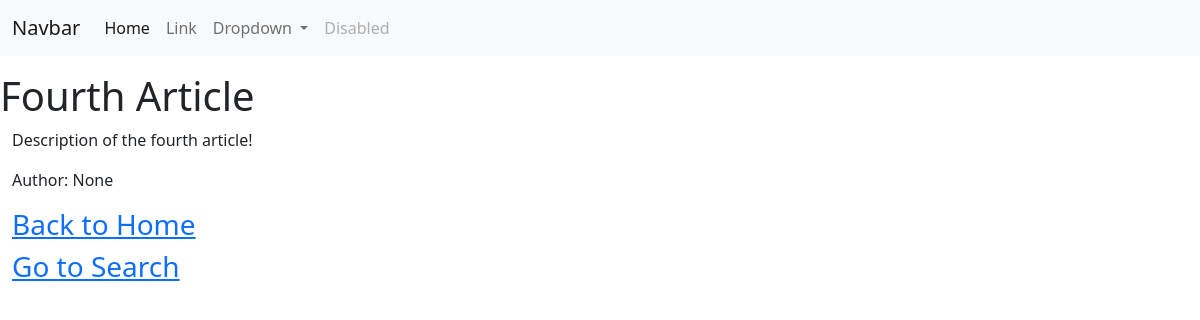
/articles/fourth-article/, run on the app's committed database.
### articles/models.py (models this page shows, shortened)
class Article(models.Model):
    user = models.ForeignKey(User, blank=True, null=True, on_delete=models.SET_NULL)
    title = models.CharField(max_length = 100)
    slug = models.SlugField(unique=True,blank=True, null=True)
    content = models.TextField()
    timestamp = models.DateTimeField(auto_now_add=True)
    updated = models.DateTimeField(auto_now=True)
    publish = models.DateField(auto_now=False, auto_now_add=False, default = timezone.now) # DateField just has the calender, no time
    '''why is it showing in the /admin/<article_id> ?'''
    ''' how to delete a field? or how to reset a mistaken field?'''
    '''for changing a field, simply remove it (by commenting) and re add the altered one'''
    objects = ArticleManager()

### articles/views.py (the view)
# urls.py: path('<slug:slug>/', article_detail_view, name='detail'),
def article_detail_view(request, slug=None):
    article_obj = None
    if slug is not None:
        try:
            article_obj = Article.objects.get(slug=slug)
        except Article.DoesNotExist:
            raise Http404
        except Article.MultipleObjectsReturned:
            article_obj = Article.objects.filter(slug=slug).first()
        except:
            raise Http404
    context = {
        'obj' : article_obj
    }
    return render(request, 'Articles/Detail.html', context = context)

### articles/models.py (called while the page is built)
    def get_queryset(self):
        return ArticleQuerySet(self.model, using=self._db)

### Templates/Articles/Detail.html (shortened to what this page needs)
{% extends 'Base.html' %}
{% block title %}
<h1>{{obj.title}}</h1>
{% endblock %}
{% block content %}
<p>{{obj.content}}</p>
<p>Author: {{ obj.user }}
</p>
<h3><a href='../../'>Back to Home</a></h3>
<h3><a href='../'>Go to Search</a></h3>
{% endblock %}

### data on the page
Article: title "Fourth Article", content "Description of the fourth article!", user "None"
